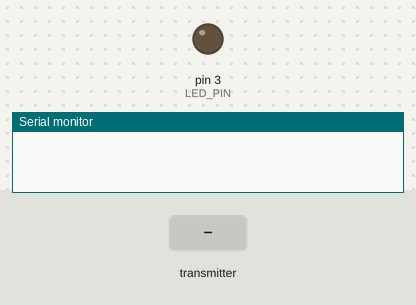
Bench run of a sketch on a simulated Arduino Uno, built with avr-gcc and run on an emulated ATmega328P. Shown: output pins drawn as LEDs (lit = HIGH), the last lines printed to the serial monitor. The test bench sets the inputs (shaded band). No radio packets arrive unless stated.

Above: at 1.2 s.
1.3 s: the transmitter starts sending ledState = 1
At 2.0 s:
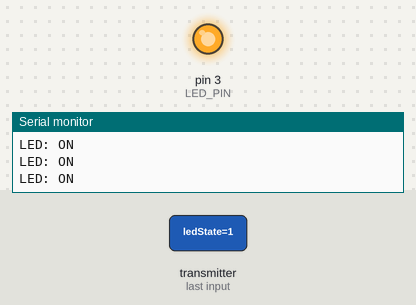
2.8 s: the transmitter starts sending ledState = 0
At 3.2 s:
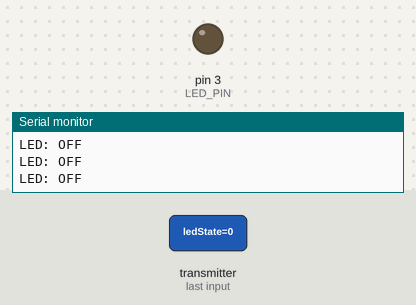
Timing chart, 0 to 5.8 s (numbered marks = the images above; inputs shaded):
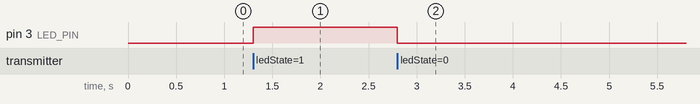

The sketch:

NRF_Transceiver_control_led_receiver.ino
```cpp
#include <SPI.h>
#include <RF24.h>

#define CE_PIN 7
#define CSN_PIN 8
#define LED_PIN 3

RF24 radio(CE_PIN, CSN_PIN);
const byte address[6] = "00001";

bool ledState = false;

void setup() {
  pinMode(LED_PIN, OUTPUT);
  digitalWrite(LED_PIN, LOW);
  Serial.begin(9600);

  radio.begin();
  radio.openReadingPipe(0, address);
  radio.setPALevel(RF24_PA_LOW);
  radio.setDataRate(RF24_1MBPS);
  radio.startListening();
}

void loop() {
  if (radio.available()) {
    radio.read(&ledState, sizeof(ledState));
    digitalWrite(LED_PIN, ledState ? HIGH : LOW);

    Serial.print("LED: ");
    Serial.println(ledState ? "ON" : "OFF");
  }
}
```

Measured:
- after the input at 1.3 s, pin 3 (LED_PIN): LOW → HIGH at once
- after the input at 2.8 s, pin 3 (LED_PIN): HIGH → LOW at once
